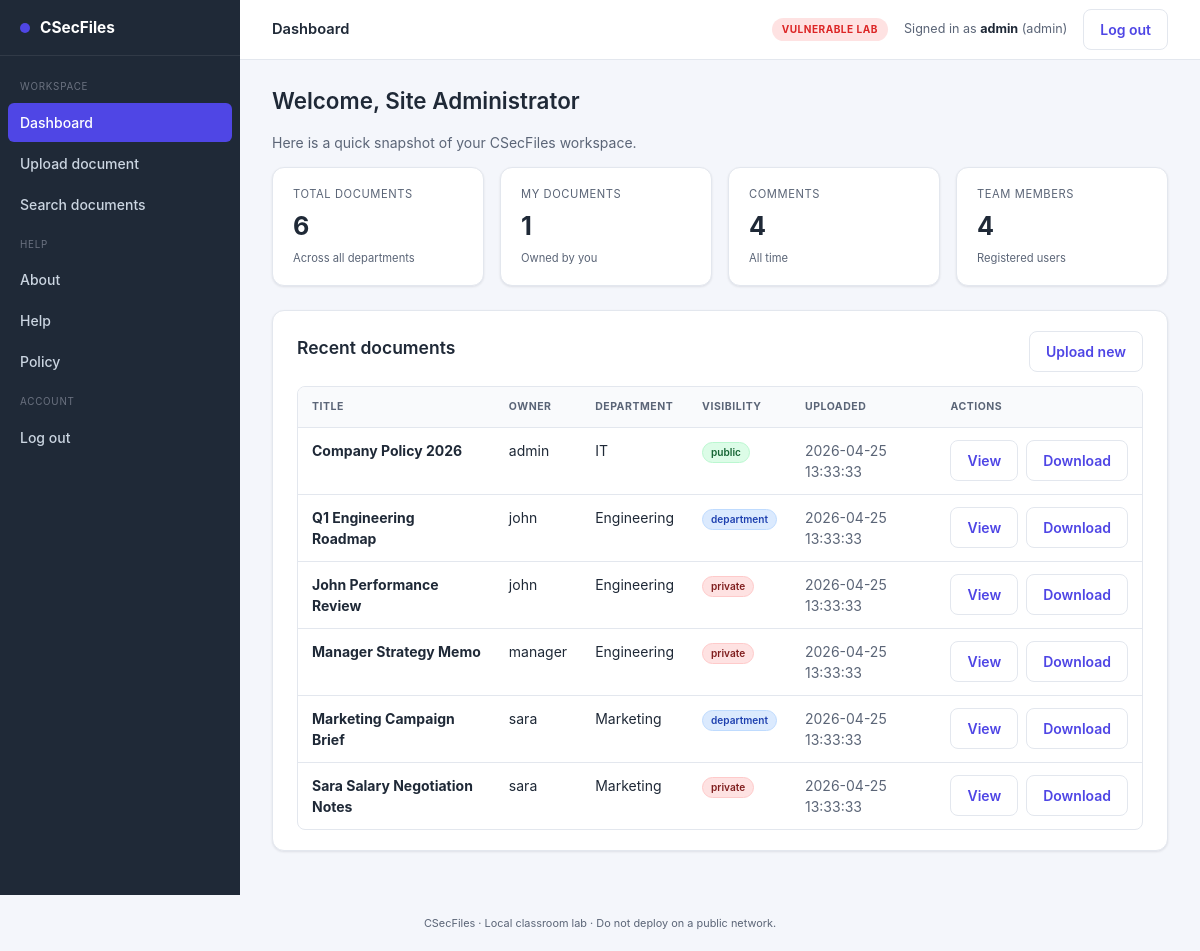
The page /vulnerable/dashboard.php (signed in) on the database its author committed.
### tables this page shows
CREATE TABLE `users` (
    `id`                       INT UNSIGNED NOT NULL AUTO_INCREMENT,
    `full_name`                VARCHAR(150)  NOT NULL,
    `email`                    VARCHAR(190)  NOT NULL,
    `username`                 VARCHAR(60)   NOT NULL,
    `password`                 VARCHAR(255)  NOT NULL,
    `role`                     ENUM('admin','manager','employee') NOT NULL DEFAULT 'employee',
    `department`               VARCHAR(80)   NOT NULL DEFAULT 'General',
    `failed_login_attempts`    INT UNSIGNED  NOT NULL DEFAULT 0,
    `last_failed_login`        DATETIME      NULL DEFAULT NULL,
    `locked_until`             DATETIME      NULL DEFAULT NULL,
    `created_at`               DATETIME      NOT NULL DEFAULT CURRENT_TIMESTAMP,
    PRIMARY KEY (`id`),
    UNIQUE KEY `uniq_username` (`username`),
    UNIQUE KEY `uniq_email` (`email`)
);

CREATE TABLE `documents` (
    `id`           INT UNSIGNED NOT NULL AUTO_INCREMENT,
    `title`        VARCHAR(200)  NOT NULL,
    `description`  TEXT          NULL,
    `file_name`    VARCHAR(255)  NOT NULL,
    `file_path`    VARCHAR(500)  NOT NULL,
    `owner_id`     INT UNSIGNED  NOT NULL,
    `department`   VARCHAR(80)   NOT NULL DEFAULT 'General',
    `visibility`   ENUM('private','department','public') NOT NULL DEFAULT 'private',
    `created_at`   DATETIME      NOT NULL DEFAULT CURRENT_TIMESTAMP,
    PRIMARY KEY (`id`),
    KEY `idx_owner` (`owner_id`),
    KEY `idx_department` (`department`),
    CONSTRAINT `fk_documents_owner`
        FOREIGN KEY (`owner_id`) REFERENCES `users`(`id`)
        ON DELETE CASCADE ON UPDATE CASCADE
);

### vulnerable/config/db.php (called while the page is built, shortened)
<?php
function vuln_is_logged_in() {
    return isset($_SESSION['user_id']);
}
function vuln_current_user($conn) {
    $id = (int)$_SESSION['user_id'];
    $res = $conn->query("SELECT * FROM users WHERE id = $id LIMIT 1");
    return $res ? $res->fetch_assoc() : null;
}

### vulnerable/dashboard.php (the view, shortened to what this page needs)
<?php
require_once __DIR__ . '/config/db.php';
$current_user = vuln_current_user($conn);
$total_docs    = (int)$conn->query("SELECT COUNT(*) c FROM documents")->fetch_assoc()['c'];
$my_docs       = (int)$conn->query("SELECT COUNT(*) c FROM documents WHERE owner_id = " . (int)$current_user['id'])->fetch_assoc()['c'];
$total_comments= (int)$conn->query("SELECT COUNT(*) c FROM comments")->fetch_assoc()['c'];
$total_users   = (int)$conn->query("SELECT COUNT(*) c FROM users")->fetch_assoc()['c'];
$recent = $conn->query(
    "SELECT d.*, u.username AS owner_name
     FROM documents d
     JOIN users u ON u.id = d.owner_id
     ORDER BY d.created_at DESC
     LIMIT 10"
);
$APP_VARIANT = 'vulnerable';
$PAGE_TITLE  = 'Dashboard';
require __DIR__ . '/includes/header.php';
require __DIR__ . '/includes/sidebar.php';
?>
<main class="app__main">
    <h1>Welcome, <?php echo htmlspecialchars($current_user['full_name']); ?></h1>
    <p class="muted">Here is a quick snapshot of your CSecFiles workspace.</p>
    <div class="stat-grid">
        <div class="stat">
            <div class="stat__label">Total documents</div>
            <div class="stat__value"><?php echo $total_docs; ?></div>
            <div class="stat__hint">Across all departments</div>
        </div>
        <div class="stat">
            <div class="stat__label">My documents</div>
            <div class="stat__value"><?php echo $my_docs; ?></div>
            <div class="stat__hint">Owned by you</div>
        </div>
        <div class="stat">
            <div class="stat__label">Comments</div>
            <div class="stat__value"><?php echo $total_comments; ?></div>
            <div class="stat__hint">All time</div>
        </div>
        <div class="stat">
            <div class="stat__label">Team members</div>
            <div class="stat__value"><?php echo $total_users; ?></div>
            <div class="stat__hint">Registered users</div>
        </div>
    </div>
    <div class="card">
        <div class="card__title">
            <h2>Recent documents</h2>
            <a class="btn btn--ghost" href="upload.php">Upload new</a>
        </div>
        <table class="table">
            <thead>
                <tr>
                    <th>Title</th>
                    <th>Owner</th>
                    <th>Department</th>
                    <th>Visibility</th>
                    <th>Uploaded</th>
                    <th class="right">Actions</th>
                </tr>
            </thead>
            <tbody>
                <?php while ($doc = $recent->fetch_assoc()): ?>
                    <?php
                        $is_private = (($doc['visibility'] ?? '') === 'private');
                        $is_owner   = ((int)$doc['owner_id'] === (int)$current_user['id']);
                        $blocked_in_dashboard = ($is_private && !$is_owner);
                    ?>
                    <tr>
                        <td><strong><?php echo htmlspecialchars($doc['title']); ?></strong></td>
                        <td><?php echo htmlspecialchars($doc['owner_name']); ?></td>
                        <td><?php echo htmlspecialchars($doc['department']); ?></td>
                        <td>
                            <span class="badge badge--<?php echo htmlspecialchars($doc['visibility']); ?>">
                                <?php echo htmlspecialchars($doc['visibility']); ?>
                            </span>
                        </td>
                        <td class="muted"><?php echo htmlspecialchars($doc['created_at']); ?></td>
                        <td class="right">
                            <div class="row-actions" style="justify-content:flex-end;">
                                <?php if ($blocked_in_dashboard): ?>
                                    <a
                                        class="btn btn--ghost js-private-doc-block"
                                        href="#"
                                        data-action="view"
                                        data-doc-title="<?php echo htmlspecialchars($doc['title']); ?>"
                                        data-doc-owner="<?php echo htmlspecialchars($doc['owner_name']); ?>"
                                    >View</a>
                                    <a
                                        class="btn btn--ghost js-private-doc-block"
                                        href="#"
                                        data-action="download"
                                        data-doc-title="<?php echo htmlspecialchars($doc['title']); ?>"
                                        data-doc-owner="<?php echo htmlspecialchars($doc['owner_name']); ?>"
                                    >Download</a>
                                <?php else: ?>
                                    <a class="btn btn--ghost" href="view_document.php?id=<?php echo (int)$doc['id']; ?>">View</a>
                                    <a class="btn btn--ghost" href="download.php?id=<?php echo (int)$doc['id']; ?>">Download</a>
                                <?php endif; ?>
                            </div>
                        </td>
                    </tr>
                <?php endwhile; ?>
            </tbody>
        </table>
    </div>
</main>
<?php require __DIR__ . '/includes/footer.php'; ?>

### vulnerable/includes/header.php (shortened to what this page needs)
<?php
$badge_class = $APP_VARIANT === 'hardened' ? 'header__badge--hardened' : 'header__badge--vuln';
$badge_text  = $APP_VARIANT === 'hardened' ? 'Hardened' : 'Vulnerable Lab';
?>
<!DOCTYPE html>
<html lang="en">
<head>
    <link rel="stylesheet" href="assets/css/style.css">
</head>
<body>
<div class="app">
    <header class="app__header">
        <div class="header">
            <div class="header__title"><?php echo htmlspecialchars($PAGE_TITLE, ENT_QUOTES, 'UTF-8'); ?></div>
            <div class="header__right">
                <span class="header__badge <?php echo $badge_class; ?>"><?php echo $badge_text; ?></span>
                <?php if (!empty($current_user)): ?>
                    <span class="header__user">
                        Signed in as <strong><?php echo htmlspecialchars($current_user['username'], ENT_QUOTES, 'UTF-8'); ?></strong>
                        (<?php echo htmlspecialchars($current_user['role'], ENT_QUOTES, 'UTF-8'); ?>)
                    </span>
                    <a class="btn btn--ghost" href="logout.php">Log out</a>
                <?php endif; ?>
            </div>
        </div>
    </header>

### vulnerable/assets/css/style.css (style rules this page uses)
:root { --bg: #f4f6fb; --surface: #ffffff; --surface-alt: #f9fafc; --border: #e3e7ee; --text: #1f2937; --text-muted: #5b6577; --primary: #4f46e5; --primary-dark: #3730a3; --primary-soft: #eef2ff; --success: #16a34a; --warning: #f59e0b; --danger: #dc2626; --danger-soft: #fee2e2; --sidebar-bg: #1f2937; --sidebar-text: #cbd5e1; --sidebar-active:#4f46e5; --shadow: 0 1px 3px rgba(15, 23, 42, 0.06), 0 1px 2px rgba(15, 23, 42, 0.04); --radius: 8px; --radius-lg: 12px; }
* { box-sizing: border-box; }
html, body { margin: 0; padding: 0; font-family: -apple-system, BlinkMacSystemFont, "Segoe UI", Roboto, "Helvetica Neue", Arial, sans-serif; color: var(--text); background: var(--bg); line-height: 1.5; font-size: 14px; }
a { color: var(--primary); text-decoration: none; }
h1, h2, h3, h4 { margin: 0 0 0.5rem 0; color: var(--text); font-weight: 600; }
h1 { font-size: 1.6rem; }
h2 { font-size: 1.25rem; }
.app { display: grid; grid-template-columns: 240px 1fr; grid-template-rows: 60px 1fr; grid-template-areas: "sidebar header" "sidebar main"; min-height: 100vh; }
.app__header { grid-area: header; background: var(--surface); border-bottom: 1px solid var(--border); }
.app__main { grid-area: main; padding: 24px 32px; overflow-x: auto; }
.header { display: flex; align-items: center; justify-content: space-between; padding: 0 32px; height: 100%; }
.header__title { font-size: 1.05rem; font-weight: 600; }
.header__right { display: flex; align-items: center; gap: 16px; }
.header__user { color: var(--text-muted); font-size: 0.9rem; }
.header__user strong { color: var(--text); }
.header__badge { display: inline-block; padding: 4px 10px; border-radius: 999px; font-size: 0.72rem; font-weight: 700; text-transform: uppercase; letter-spacing: 0.05em; }
.header__badge--vuln { background: var(--danger-soft); color: var(--danger); }
.card { background: var(--surface); border: 1px solid var(--border); border-radius: var(--radius-lg); box-shadow: var(--shadow); padding: 20px 24px; margin-bottom: 20px; }
.card__title { display: flex; align-items: center; justify-content: space-between; margin-bottom: 14px; }
.stat-grid { display: grid; grid-template-columns: repeat(auto-fit, minmax(180px, 1fr)); gap: 16px; margin-bottom: 24px; }
.stat { background: var(--surface); border: 1px solid var(--border); border-radius: var(--radius-lg); padding: 18px 20px; box-shadow: var(--shadow); }
.stat__label { color: var(--text-muted); font-size: 0.8rem; text-transform: uppercase; letter-spacing: 0.05em; }
.stat__value { font-size: 1.8rem; font-weight: 700; margin-top: 6px; color: var(--text); }
.stat__hint { color: var(--text-muted); font-size: 0.8rem; margin-top: 4px; }
.table { width: 100%; border-collapse: separate; border-spacing: 0; background: var(--surface); border: 1px solid var(--border); border-radius: var(--radius); overflow: hidden; }
.table th, .table td { padding: 12px 14px; text-align: left; vertical-align: top; }
.table thead th { background: var(--surface-alt); color: var(--text-muted); font-size: 0.75rem; text-transform: uppercase; letter-spacing: 0.05em; border-bottom: 1px solid var(--border); }
.table tbody tr + tr td { border-top: 1px solid var(--border); }
.btn { display: inline-block; padding: 9px 16px; border-radius: var(--radius); border: 1px solid transparent; background: var(--primary); color: #fff; font: inherit; font-weight: 600; cursor: pointer; text-decoration: none; }
.btn--ghost { background: transparent; color: var(--primary); border-color: var(--border); }
.badge { display: inline-block; padding: 2px 8px; border-radius: 999px; font-size: 0.72rem; font-weight: 600; background: var(--surface-alt); border: 1px solid var(--border); color: var(--text-muted); }
.badge--public { background: #dcfce7; color: #166534; border-color: #bbf7d0; }
.badge--department { background: #dbeafe; color: #1e40af; border-color: #bfdbfe; }
.badge--private { background: var(--danger-soft); color: #7f1d1d; border-color: #fecaca; }
.muted { color: var(--text-muted); }
.right { text-align: right; }
.row-actions { display: flex; gap: 8px; }

### rows shown on the page
users: username "admin", role "admin", full_name "Site Administrator", id "1"
documents: title "Company Policy 2026", owner.username "admin", department "IT", visibility "public", created_at "2026-04-25 13:33:33"
documents: title "Q1 Engineering Roadmap", owner.username "john", department "Engineering", visibility "department", created_at "2026-04-25 13:33:33"
documents: title "John Performance Review", owner.username "john", department "Engineering", visibility "private", created_at "2026-04-25 13:33:33"
documents: title "Manager Strategy Memo", owner.username "manager", department "Engineering", visibility "private", created_at "2026-04-25 13:33:33"
documents: title "Marketing Campaign Brief", owner.username "sara", department "Marketing", visibility "department", created_at "2026-04-25 13:33:33"
documents: title "Sara Salary Negotiation Notes", owner.username "sara", department "Marketing", visibility "private", created_at "2026-04-25 13:33:33"

### other values the page prints
$PAGE_TITLE "Dashboard"
$badge_text "VULNERABLE LAB"
$total_docs "6"
$total_comments "4"
$total_users "4"
